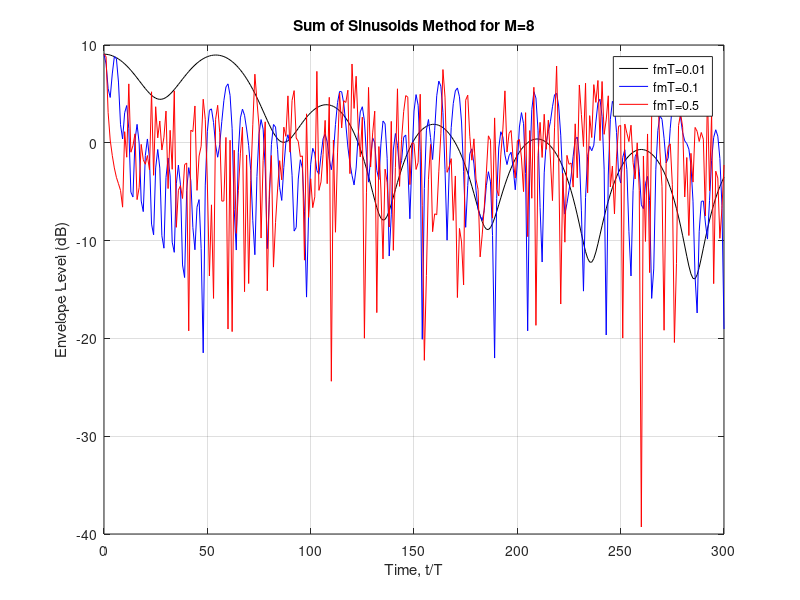
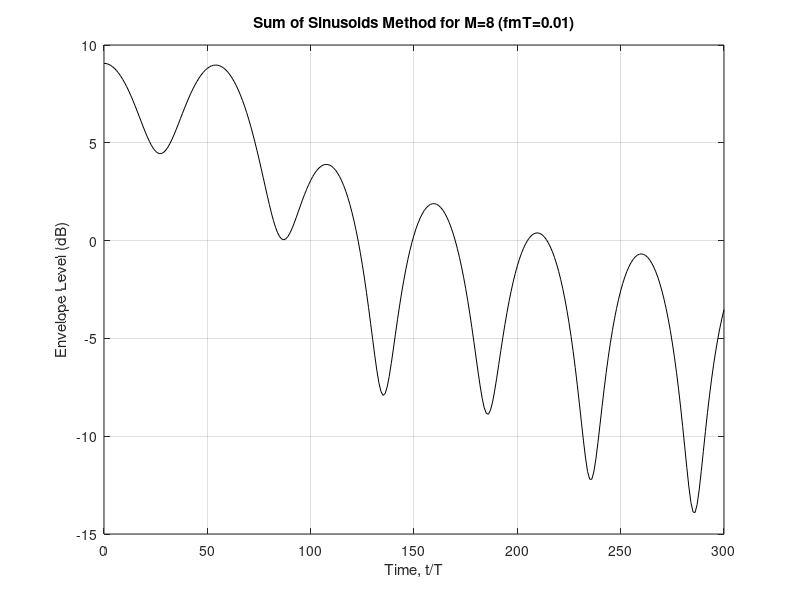
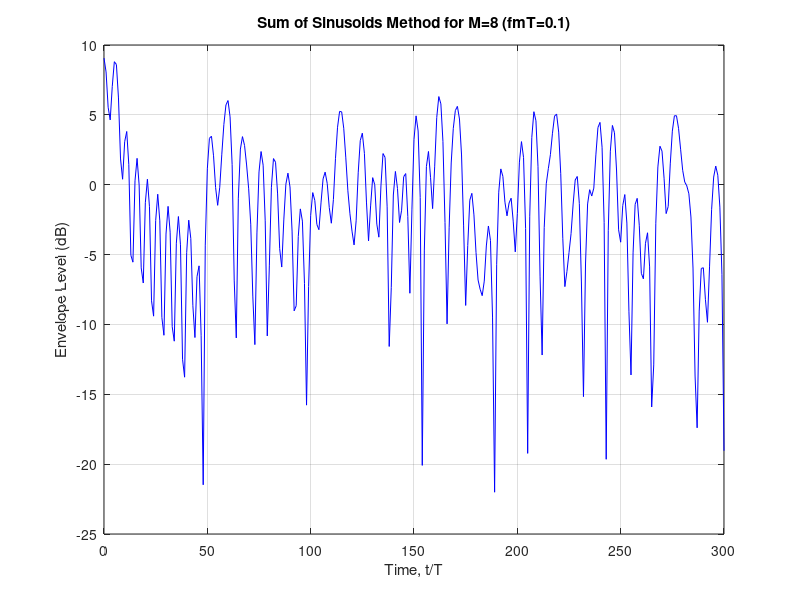
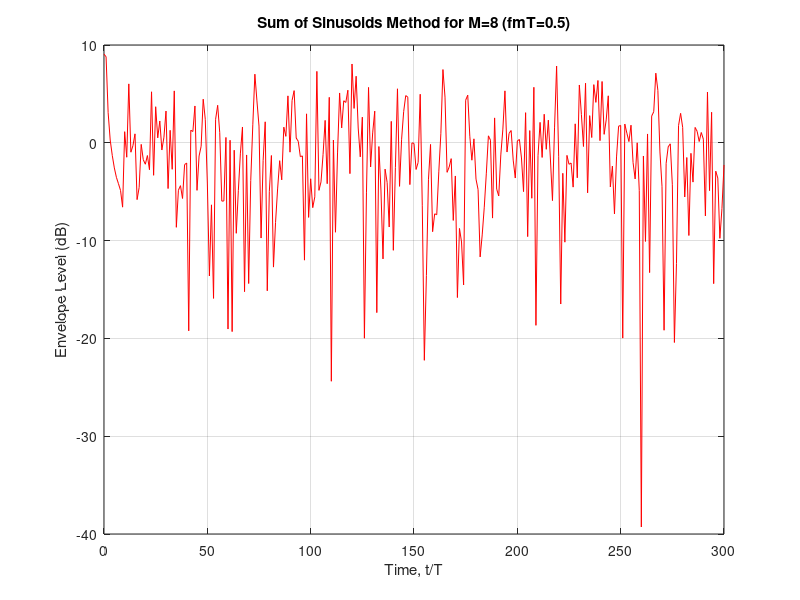

MATLAB code to generate these figures, in order:
% Implement a Rayleigh fading channel simulator based on the Sum of
% Sinusoids method, and plot the channel output for fmT = 0.01, 0.1 
% and 0.5, and for M = 8, 16.
fmT = [0.01;0.1;0.5]; % 3 different fm*T
T = 1;  % simulation step size
fm = fmT./T;  % fm
num = 3;
Omgp = 1; % Set average power as 1
sample_num = 300; % channel output data point
M = 8; 
m = (1:M);
N = 4*M+2;
n = (1:N);
theta_n = 2*pi*n/N; % theta_n is uniformly distributed
theta_m = theta_n(1:M);
beta_m = repmat(pi*m/M,num,1);
alpha = 0;
fn = repmat(fm,1,M).*repmat(cos(theta_m),num,1);

cosfn = cos(2*pi*fm(1).*1.*cos(theta_m));
cosfm = cos(2*pi*fm(1)*1);
gI = zeros(num,sample_num+1);
gQ = zeros(num,sample_num+1);

% Use sum of sinusoids to derive gI and gQ
for t = 0:sample_num
    gI(:,t+1) = 2*sum(cos(beta_m).*cos(2*pi*t.*fn),2)+sqrt(2)*cos(alpha).*cos(2*pi.*fm*t);
    gQ(:,t+1) = 2*sum(sin(beta_m).*cos(2*pi*t.*fn),2)+sqrt(2)*sin(alpha).*cos(2*pi.*fm*t);
end
g = sqrt(2)*(gI+1i*gQ);
envelope_dB = 10*log(abs(g)/mean2(abs(g)));

% Plot the channel output
x_axis = (0:sample_num);
figure,plot(x_axis,envelope_dB(1,:),'k',x_axis,envelope_dB(2,:),'b',x_axis,envelope_dB(3,:),'r' )
title('Sum of Sinusoids Method for M=8');
xlabel('Time, t/T');
ylabel('Envelope Level (dB)');
legend('fmT=0.01','fmT=0.1','fmT=0.5');
grid on

figure,plot(x_axis,envelope_dB(1,:),'k')
title('Sum of Sinusoids Method for M=8 (fmT=0.01)');
xlabel('Time, t/T');
ylabel('Envelope Level (dB)');
grid on

figure,plot(x_axis,envelope_dB(2,:),'b')
title('Sum of Sinusoids Method for M=8 (fmT=0.1)');
xlabel('Time, t/T');
ylabel('Envelope Level (dB)');
grid on

figure,plot(x_axis,envelope_dB(3,:),'r' )
title('Sum of Sinusoids Method for M=8 (fmT=0.5)');
xlabel('Time, t/T');
ylabel('Envelope Level (dB)');
grid on

% For M = 16; basically the code below is the same as above
M = 16; 
m = (1:M);
N = 4*M+2;
n = (1:N);
theta_n = 2*pi*n/N; % theta is uniformly distributed
theta_m = theta_n(1:M);
beta_m = repmat(pi*m/M,num,1);
alpha = 0;
fn = repmat(fm,1,M).*repmat(cos(theta_m),num,1);

cosfn = cos(2*pi*fm(1).*1.*cos(theta_m));
cosfm = cos(2*pi*fm(1)*1);
gI = zeros(num,sample_num+1);
gQ = zeros(num,sample_num+1);

% Use sum of sinusoids to derive gI and gQ
for t = 0:sample_num
    gI(:,t+1) = 2*sum(cos(beta_m).*cos(2*pi*t.*fn),2)+sqrt(2)*cos(alpha).*cos(2*pi.*fm*t);
    gQ(:,t+1) = 2*sum(sin(beta_m).*cos(2*pi*t.*fn),2)+sqrt(2)*sin(alpha).*cos(2*pi.*fm*t);
end
g = sqrt(2)*(gI+1i*gQ);
envelope_dB = 10*log(abs(g)/mean2(abs(g)));

% Plot the channel output
x_axis = (0:sample_num);
figure,plot(x_axis,envelope_dB(1,:),'k',x_axis,envelope_dB(2,:),'b',x_axis,envelope_dB(3,:),'r' )
title('Sum of Sinusoids Method for M=16');
xlabel('Time, t/T');
ylabel('Envelope Level (dB)');
legend('fmT=0.01','fmT=0.1','fmT=0.5');
grid on

figure,plot(x_axis,envelope_dB(1,:),'k')
title('Sum of Sinusoids Method for M=16 (fmT=0.01)');
xlabel('Time, t/T');
ylabel('Envelope Level (dB)');
grid on

figure,plot(x_axis,envelope_dB(2,:),'b')
title('Sum of Sinusoids Method for M=16 (fmT=0.1)');
xlabel('Time, t/T');
ylabel('Envelope Level (dB)');
grid on

figure,plot(x_axis,envelope_dB(3,:),'r' )
title('Sum of Sinusoids Method for M=16 (fmT=0.5)');
xlabel('Time, t/T');
ylabel('Envelope Level (dB)');
grid on